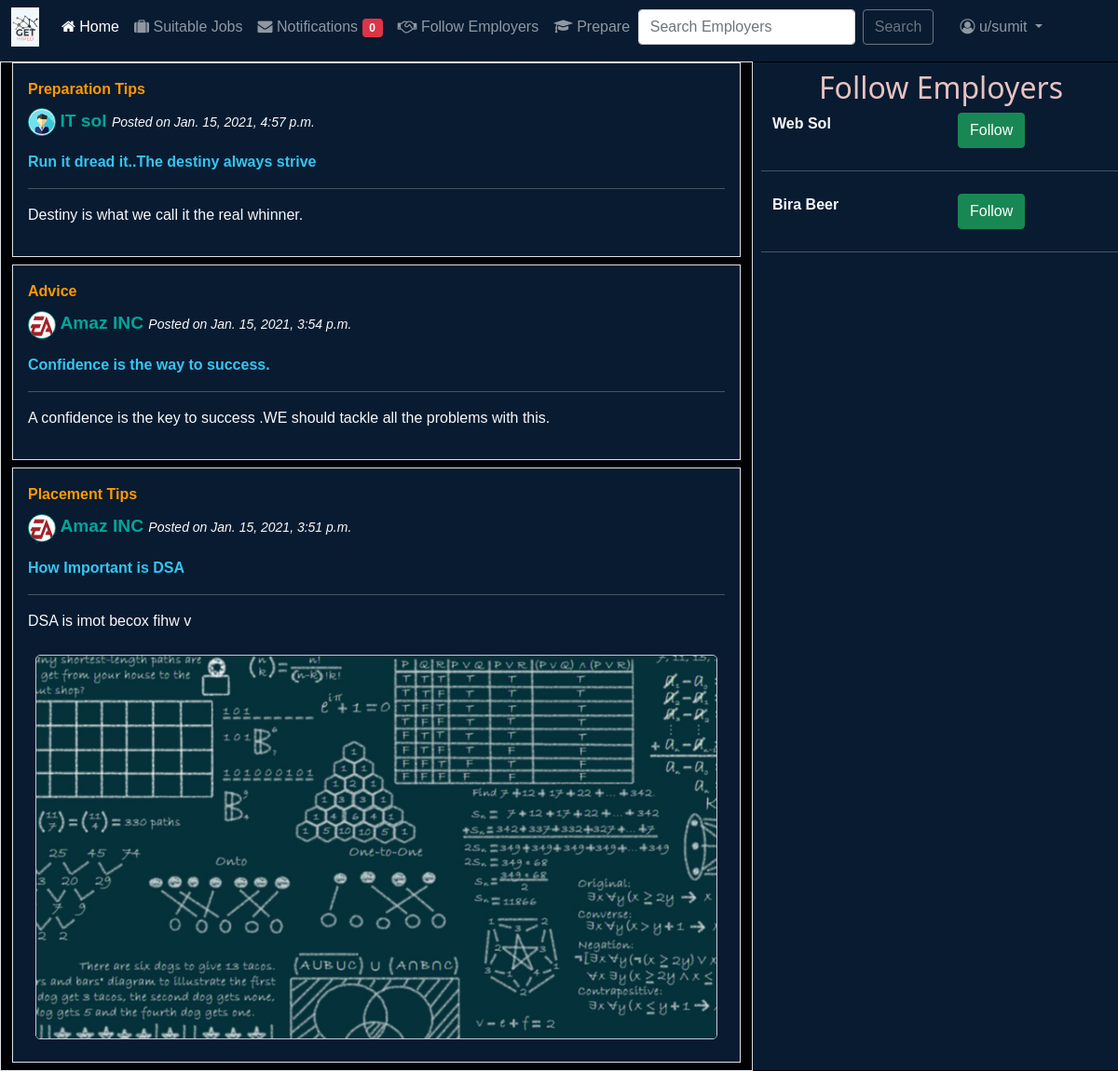
/JOBSEEKER/home/ (signed in), run on an earlier commit of the app's database.
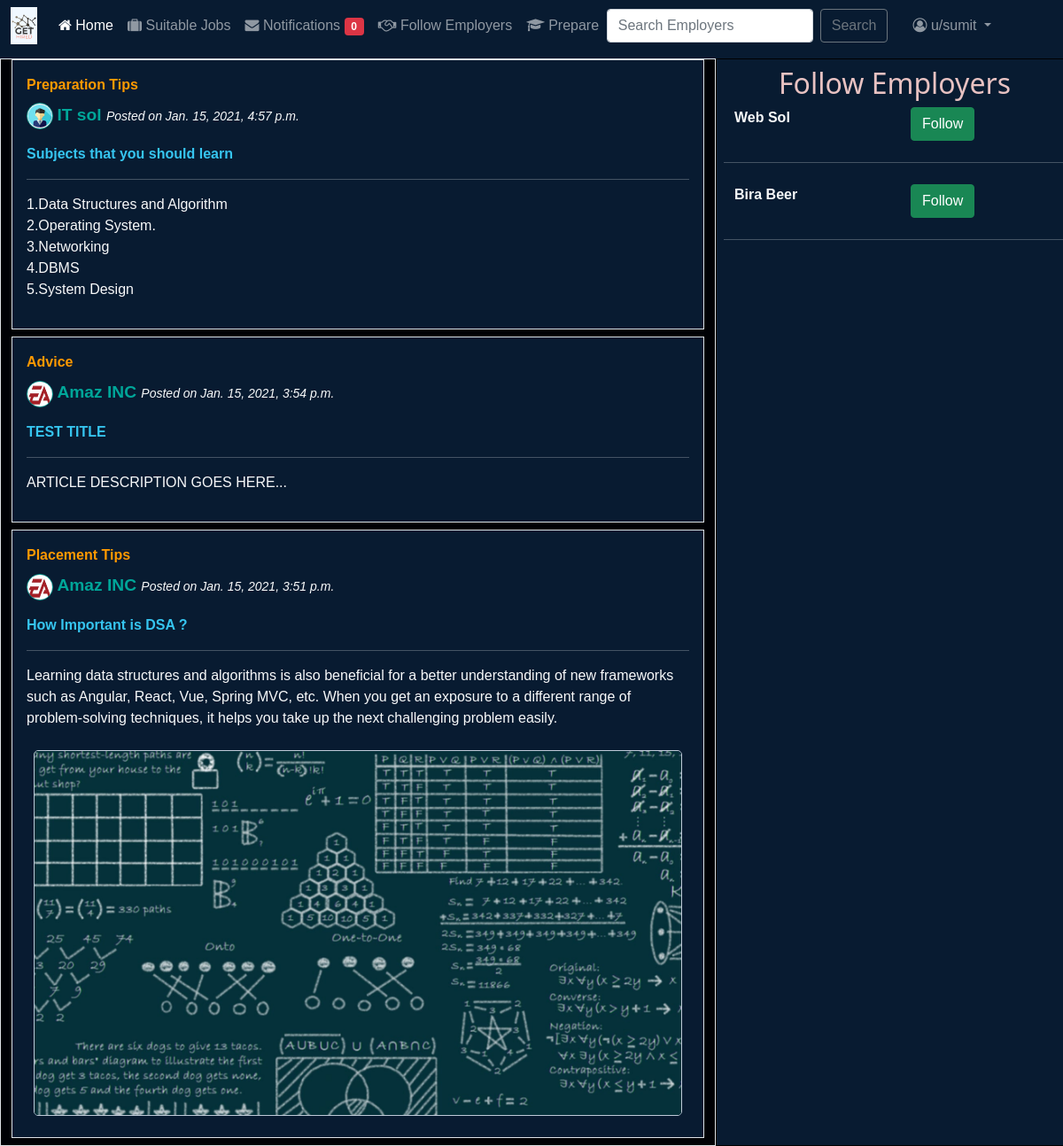
And on a later commit of the database.
### ARTICLE/models.py (models this page shows, shortened)
class ARTICLE(models.Model):
    article_id=models.AutoField(primary_key=True)
    tag=models.CharField(max_length=50)
    article_title=models.CharField(max_length=250)
    article_desc=models.TextField(blank=True)
    article_media=models.ImageField(upload_to='ARTICLE/MEDIA/',blank=True)
    employer_name=models.ForeignKey(EMPLOYER,on_delete=models.CASCADE)
    time_stamp=models.DateTimeField(auto_now_add=True, blank=True)

### EMPLOYER/models.py (models this page shows, shortened)
class EMPLOYER(models.Model):
    user=models.OneToOneField(User,on_delete=models.CASCADE)
    name=models.TextField()
    cin_num=models.IntegerField(unique=True,blank=False)
    profile_pic=models.ImageField(upload_to='EMPLOYER/PROFILE',blank=True)

### JOBSEEKER/views.py (the view)
# urls.py: path('',views.indexhome,name="home"),
def home(request):
    if not request.user.is_authenticated:
        return redirect('/')
    else:
        try:
            obj=JOBSEEKER.objects.get(user=request.user)
            emp_reg=EMPLOYER.objects.all()
            logged_in_user=request.user.username
            emp_obj_follow=Follow.objects.filter(job_seeker=logged_in_user)
            emp_i_follow=[]
            for emp in emp_obj_follow:
                emp_i_follow.append(emp.employer)
            recent_posts=[]
            for emp in emp_i_follow:
                try:
                    p_emp=User.objects.get(username=emp)
                    req_employer=EMPLOYER.objects.get(user=p_emp)
                    article_by_them=ARTICLE.objects.filter(employer_name=req_employer).order_by('-article_id')[0:3]
                    recent_posts.extend(article_by_them)
                except Exception as e:
                    print("Except part")
                    print(e)
            random.shuffle(recent_posts)
            emp_i_should_follow=[]
            for emp in emp_reg:
                if emp.user.username not in emp_i_follow:
                    emp_i_should_follow.append(emp)
                if(len(emp_i_should_follow)>10):
                    break;
            user_qual=QUALIFICATIONS.objects.get(user=request.user)
            recent_post_cnt=len(recent_posts)
            notifications=SHORTLISTED.objects.filter(applicant=obj,hasSeen=False)
            notlen=len(notifications)
            param={
                'jbasic':obj,
                'jqual':user_qual,
                'emp_i_should_follow':emp_i_should_follow,
                'recent_posts':recent_posts,
                'recent_post_cnt':recent_post_cnt,
                'notlen':notlen,
            }
            return render(request,'JOBSEEKER/home.html/',param)
        except:
            return redirect('/')

### templates/JOBSEEKER/home.html (shortened to what this page needs)
{% extends 'basej.html' %}
{% block homeactive %}active
{% endblock homeactive %}active
{% if notlen %}
{% block notbadge %}
<span class="badge badge-danger bg-danger">{{notlen}}</span>
{% endblock notbadge %}
{% endif %}
{% block content %}
<div class="row mt-2 text-light">
{% if recent_post_cnt %}
<div class="col-md-8 ml-1 border  article_content">
{% for posts in recent_posts %}
 <div class="media  p-3 mb-2 border  media_content">
   <strong class="d-inline-block mb-2 content-tag">{{posts.tag}}</strong>
  <p>
     {% if posts.employer_name.profile_pic %}
     <img src="/media/{{posts.employer_name.profile_pic}}" alt="img" class="mr-3 profile_img rounded-circle">
     {% else %}
     {% load static %}
        <img src="{% static 'images/emp_default.png/' %}"  class="mr-3 profile_img rounded-circle">
        {% endif %}
     <span class="content-author">
     {{posts.employer_name.name}} </span><small><i>Posted on {{posts.time_stamp}}</i></small></p>
        <div class="media-body">
        <p class="content-title">{{posts.article_title}}</p>
        <hr clas="my-2">
      <p class="content-desc">{{posts.article_desc|linebreaks}}</p>
      {% if posts.article_media %}
      <div class="content-img mt-2 p-2">
       <img src="/media/{{posts.article_media}}" ></img>
      </div>
      {% endif %}
    </div>
  </div>
  {% endfor %}
  {% else %}
<div class="col-md-8 ml-1 border">
 <script>
 window.location.href='/JOBSEEKER/follow-employee/';
 </script>
</div>
  {% endif %}
</div>
<div class="col-md-4 p-2 aside-content">
<div class="text-center">
<h2 style="font-family: system-ui;color: #e8c2c2;">Follow Employers</h2>
</div>
{% for emp in emp_i_should_follow %}
<div class="row">
<div class="col employer-name">
{{emp.name|title}}
</div>
<div class="col employer-follow">
<button type="button" role="submit" id="emp-{{emp.user.username}}" value="{{emp.user.username}}" class="btn btn-success">Follow</button>
</div>
</div>
  <hr class="my-4">
{% endfor %}
</div>
</div>
{% endblock content %}

### templates/basej.html (shortened to what this page needs)
<!doctype html>
<html lang="en">
  <head>
       <link href="https://cdn.jsdelivr.net/npm/bootstrap@5.0.0-beta1/dist/css/bootstrap.min.css" rel="stylesheet">
    {% load static %}
   <link rel="stylesheet" href="https://cdnjs.cloudflare.com/ajax/libs/font-awesome/4.7.0/css/font-awesome.min.css">
  <link rel="stylesheet" href="{% static 'css/style.css/' %}">
  </head>
  <body>
<nav class="navbar navbar-expand-lg navbar-dark bg-dark">
  <div class="container-fluid">
    <a class="navbar-brand" href="/">
    <img src="{% static 'images/logo1.png/' %}">
    </a>
    <div class="collapse navbar-collapse" id="navbarSupportedContent">
      <ul class="navbar-nav me-auto mb-2 mb-lg-0">
        <li class="nav-item">
          <a class="nav-link {% block homeactive %}
          {% endblock homeactive %}"  href="/"><i class="fa fa-home" aria-hidden="true"></i> Home</a>
        </li>
        <li class="nav-item">
          <a class="nav-link {% block jobsactive %}
          {% endblock jobsactive %}" href="/JOB/relevant-jobs/"><i class="fa fa-suitcase" aria-hidden="true"></i> Suitable Jobs</a>
        </li>
            <li class="nav-item">
          <a class="nav-link {% block msgactive %}
          {% endblock  %}" href="/JOBSEEKER/messages/"><i class="fa fa-envelope" aria-hidden="true"></i> Notifications{% block notbadge %}{% endblock %}</a>
        </li>
           <li class="nav-item">
          <a class="nav-link {% block empactive %}
          {% endblock  %}" href="/JOBSEEKER/follow-employee/"><i class="fa fa-handshake-o" aria-hidden="true"></i> Follow Employers</a>
        </li>
           <li class="nav-item">
          <a class="nav-link {% block prepareactive %}
          {% endblock  %}" href="/JOBSEEKER/prepare/"><i class="fa fa-graduation-cap" aria-hidden="true"></i> Prepare</a>
        </li>
   </ul>
      <form action="/JOBSEEKER/search/" method="POST" class="d-flex">{% csrf_token %}
        <input class="form-control me-2" type="search" name="searchquery" placeholder="Search Employers " aria-label="Search" Required>
        <button class="btn btn-outline-secondary" type="submit">Search</button>
      </form>
    <ul class="navbar-nav ml-2 mb-2 mb-lg-0">
                 <li class="nav-item dropdown  ">
          <a class="nav-link dropdown-toggle" href="#" id="navbarDropdown" role="button" data-bs-toggle="dropdown" aria-expanded="false">
            <i class="fa fa-user-circle-o" aria-hidden="true"></i> u/{{request.user}}
          </a>
        </li>
      </ul>
    </div>
  </div>
</nav>
   {% block content %}
   {% endblock content %}
  </body>
</html>

### JOBSEEKER/static/css/style.css (style rules this page uses)
* { font-family: sans-serif; }
body { background-color: #081b31!important; }
.bg-dark { background-color: #081b31!important; }
.navbar { padding-right:61px; }
.navbar-brand { background-color: aliceblue; }
.navbar-brand img { height: 30px; }
.d-flex { margin-right:20px; }
.row { margin-left:0; }
.article_content { background-color: #010105fa; }
.media_content { background-color: #081b31!important; }
.profile_img { border:1px solid #00A699; width:30px; height: 30px; }
.content-img img { text-align:center; width:100%; border: 1px solid #becad8; border-radius: 5px; height: inherit; }
.content-tag { color:#FF9900; }
.content-title { color:#36C5F0; font-weight: bolder; }
.content-author { color:#00A699; font-size: larger; font-weight: bolder; }
.aside-content { border:1px solid black; background-color: #081b31!important; }
.employer-name { font-weight: bolder; }

What changed in the data, as far as the page shows it:
changed ARTICLE "Preparation Tips": article_title "Run it dread it..The destiny always strive" → "Subjects that you should learn"; article_desc "Destiny is what we call it the real whinner." → "1.Data Structures and Algorithm 2.Operating System. 3.Networking 4.DBMS 5.System Design"
changed ARTICLE "Advice": article_title "Confidence is the way to success." → "TEST TITLE"; article_desc "A confidence is the key to success .WE should tackle all the problems with this." → "ARTICLE DESCRIPTION GOES HERE..."
changed ARTICLE "Placement Tips": article_title "How Important is DSA" → "How Important is DSA ?"; article_desc "DSA is imot becox fihw v" → "Learning data structures and algorithms is also beneficial for a better understanding of new frameworks such as Angular, React, Vue, Spring MVC, etc. When you get an exposure to a different range of problem-solving techniques, it helps you take up the next challenging problem easily."
